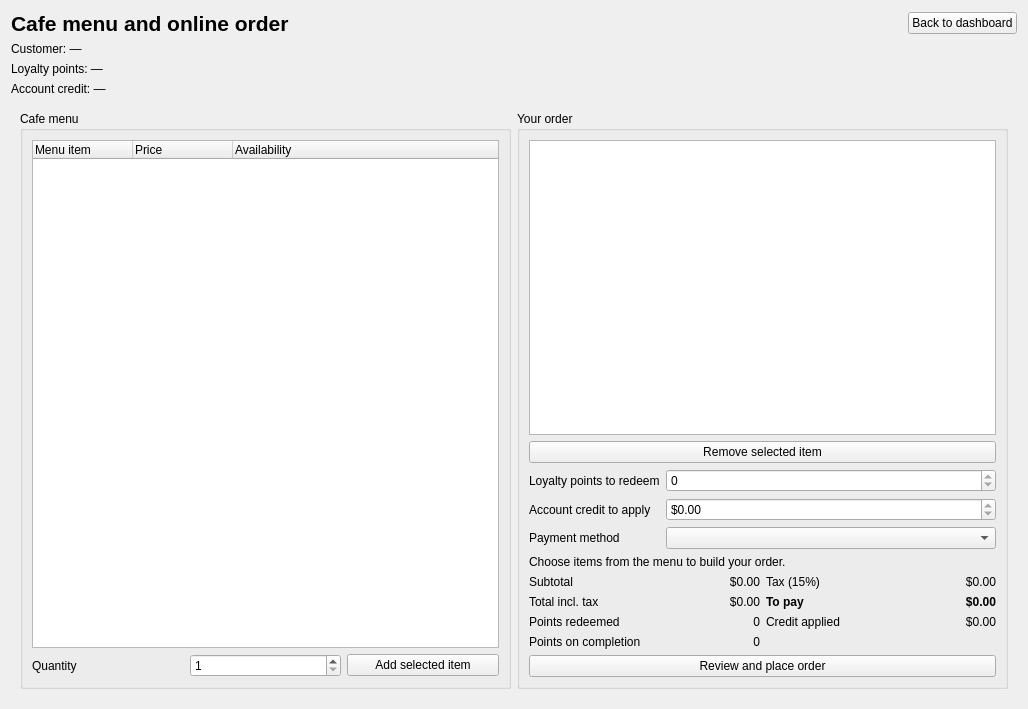
<?xml version='1.0' encoding='UTF-8'?>
<ui version="4.0">
 <class>OrderPage</class>
 <widget class="QWidget" name="OrderPage">
  <property name="geometry">
   <rect>
    <x>0</x>
    <y>0</y>
    <width>1028</width>
    <height>709</height>
   </rect>
  </property>
  <property name="windowTitle">
   <string>Cafe menu and online order</string>
  </property>
  <layout class="QVBoxLayout" name="verticalLayout">
   <item>
    <layout class="QHBoxLayout" name="horizontalLayout">
     <item>
      <widget class="QLabel" name="label">
       <property name="text">
        <string>Cafe menu and online order</string>
       </property>
       <property name="textFormat">
        <enum>Qt::PlainText</enum>
       </property>
       <property name="font">
        <font>
         <pointsize>16</pointsize>
         <weight>75</weight>
         <bold>true</bold>
        </font>
       </property>
      </widget>
     </item>
     <item>
      <spacer name="horizontalSpacer">
       <property name="orientation">
        <enum>Qt::Horizontal</enum>
       </property>
       <property name="sizeHint" stdset="0">
        <size>
         <width>40</width>
         <height>20</height>
        </size>
       </property>
      </spacer>
     </item>
     <item>
      <widget class="QPushButton" name="pushButton">
       <property name="text">
        <string>Back to dashboard</string>
       </property>
      </widget>
     </item>
    </layout>
   </item>
   <item>
    <widget class="QLabel" name="label_20">
     <property name="text">
      <string>Customer: —</string>
     </property>
     <property name="textFormat">
      <enum>Qt::PlainText</enum>
     </property>
     <property name="wordWrap">
      <bool>true</bool>
     </property>
    </widget>
   </item>
   <item>
    <widget class="QLabel" name="label_21">
     <property name="text">
      <string>Loyalty points: —</string>
     </property>
     <property name="textFormat">
      <enum>Qt::PlainText</enum>
     </property>
     <property name="wordWrap">
      <bool>true</bool>
     </property>
    </widget>
   </item>
   <item>
    <widget class="QLabel" name="label_22">
     <property name="text">
      <string>Account credit: —</string>
     </property>
     <property name="textFormat">
      <enum>Qt::PlainText</enum>
     </property>
     <property name="wordWrap">
      <bool>true</bool>
     </property>
    </widget>
   </item>
   <item>
    <widget class="QScrollArea" name="orderScrollArea">
     <property name="frameShape">
      <enum>QFrame::NoFrame</enum>
     </property>
     <property name="widgetResizable">
      <bool>true</bool>
     </property>
     <widget class="QWidget" name="scrollAreaWidgetContents">
      <property name="geometry">
       <rect>
        <x>0</x>
        <y>0</y>
        <width>990</width>
        <height>640</height>
       </rect>
      </property>
      <layout class="QHBoxLayout" name="horizontalLayout_3" stretch="1,1">
       <item>
        <widget class="QGroupBox" name="menuGroup">
         <property name="title">
          <string>Cafe menu</string>
         </property>
         <layout class="QVBoxLayout" name="verticalLayout_2">
          <item>
           <widget class="QTreeWidget" name="treeWidget">
            <property name="minimumSize">
             <size>
              <width>220</width>
              <height>200</height>
             </size>
            </property>
            <property name="alternatingRowColors">
             <bool>true</bool>
            </property>
            <column>
             <property name="text">
              <string>Menu item</string>
             </property>
            </column>
            <column>
             <property name="text">
              <string>Price</string>
             </property>
            </column>
            <column>
             <property name="text">
              <string>Availability</string>
             </property>
            </column>
           </widget>
          </item>
          <item>
           <layout class="QHBoxLayout" name="horizontalLayout_2">
            <item>
             <widget class="QLabel" name="label_19">
              <property name="text">
               <string>Quantity</string>
              </property>
              <property name="textFormat">
               <enum>Qt::PlainText</enum>
              </property>
             </widget>
            </item>
            <item>
             <widget class="QSpinBox" name="spinBox_3">
              <property name="minimum">
               <number>1</number>
              </property>
              <property name="maximum">
               <number>2147483647</number>
              </property>
             </widget>
            </item>
            <item>
             <widget class="QPushButton" name="pushButton_4">
              <property name="text">
               <string>Add selected item</string>
              </property>
             </widget>
            </item>
           </layout>
          </item>
         </layout>
        </widget>
       </item>
       <item>
        <widget class="QGroupBox" name="orderCartGroup">
         <property name="title">
          <string>Your order</string>
         </property>
         <layout class="QVBoxLayout" name="verticalLayout_3">
          <item>
           <widget class="QTableWidget" name="tableWidget_2">
            <property name="minimumSize">
             <size>
              <width>300</width>
              <height>140</height>
             </size>
            </property>
           </widget>
          </item>
          <item>
           <widget class="QPushButton" name="pushButton_2">
            <property name="text">
             <string>Remove selected item</string>
            </property>
           </widget>
          </item>
          <item>
           <layout class="QFormLayout" name="formLayout">
            <item row="0" column="0">
             <widget class="QLabel" name="pointsToRedeemLabel">
              <property name="text">
               <string>Loyalty points to redeem</string>
              </property>
              <property name="textFormat">
               <enum>Qt::PlainText</enum>
              </property>
             </widget>
            </item>
            <item row="0" column="1">
             <widget class="QSpinBox" name="pointsSpin">
              <property name="maximum">
               <number>0</number>
              </property>
             </widget>
            </item>
            <item row="1" column="0">
             <widget class="QLabel" name="creditToApplyLabel">
              <property name="text">
               <string>Account credit to apply</string>
              </property>
              <property name="textFormat">
               <enum>Qt::PlainText</enum>
              </property>
             </widget>
            </item>
            <item row="1" column="1">
             <widget class="QDoubleSpinBox" name="creditSpin">
              <property name="prefix">
               <string>$</string>
              </property>
              <property name="decimals">
               <number>2</number>
              </property>
              <property name="singleStep">
               <double>0.010000000000000</double>
              </property>
              <property name="maximum">
               <double>0.000000000000000</double>
              </property>
             </widget>
            </item>
            <item row="2" column="0">
             <widget class="QLabel" name="paymentMethodLabel">
              <property name="text">
               <string>Payment method</string>
              </property>
              <property name="textFormat">
               <enum>Qt::PlainText</enum>
              </property>
             </widget>
            </item>
            <item row="2" column="1">
             <widget class="QComboBox" name="paymentMethodCombo" />
            </item>
           </layout>
          </item>
          <item>
           <widget class="QLabel" name="label_4">
            <property name="text">
             <string>Choose items from the menu to build your order.</string>
            </property>
            <property name="textFormat">
             <enum>Qt::PlainText</enum>
            </property>
            <property name="wordWrap">
             <bool>true</bool>
            </property>
           </widget>
          </item>
          <item>
           <layout class="QGridLayout" name="formLayout_2">
            <item row="0" column="0">
             <widget class="QLabel" name="subtotalLabel">
              <property name="text">
               <string>Subtotal</string>
              </property>
              <property name="textFormat">
               <enum>Qt::PlainText</enum>
              </property>
             </widget>
            </item>
            <item row="0" column="1">
             <widget class="QLabel" name="subtotalValue">
              <property name="text">
               <string>$0.00</string>
              </property>
              <property name="textFormat">
               <enum>Qt::PlainText</enum>
              </property>
              <property name="alignment">
               <set>Qt::AlignRight|Qt::AlignVCenter</set>
              </property>
             </widget>
            </item>
            <item row="0" column="2">
             <widget class="QLabel" name="taxLabel">
              <property name="text">
               <string>Tax (15%)</string>
              </property>
              <property name="textFormat">
               <enum>Qt::PlainText</enum>
              </property>
             </widget>
            </item>
            <item row="0" column="3">
             <widget class="QLabel" name="taxValue">
              <property name="text">
               <string>$0.00</string>
              </property>
              <property name="textFormat">
               <enum>Qt::PlainText</enum>
              </property>
              <property name="alignment">
               <set>Qt::AlignRight|Qt::AlignVCenter</set>
              </property>
             </widget>
            </item>
            <item row="1" column="0">
             <widget class="QLabel" name="totalLabel">
              <property name="text">
               <string>Total incl. tax</string>
              </property>
              <property name="textFormat">
               <enum>Qt::PlainText</enum>
              </property>
             </widget>
            </item>
            <item row="1" column="1">
             <widget class="QLabel" name="totalValue">
              <property name="text">
               <string>$0.00</string>
              </property>
              <property name="textFormat">
               <enum>Qt::PlainText</enum>
              </property>
              <property name="alignment">
               <set>Qt::AlignRight|Qt::AlignVCenter</set>
              </property>
             </widget>
            </item>
            <item row="2" column="0">
             <widget class="QLabel" name="redeemedPointsLabel">
              <property name="text">
               <string>Points redeemed</string>
              </property>
              <property name="textFormat">
               <enum>Qt::PlainText</enum>
              </property>
             </widget>
            </item>
            <item row="2" column="1">
             <widget class="QLabel" name="pointsUsedValue">
              <property name="text">
               <string>0</string>
              </property>
              <property name="textFormat">
               <enum>Qt::PlainText</enum>
              </property>
              <property name="alignment">
               <set>Qt::AlignRight|Qt::AlignVCenter</set>
              </property>
             </widget>
            </item>
            <item row="2" column="2">
             <widget class="QLabel" name="creditUsedLabel">
              <property name="text">
               <string>Credit applied</string>
              </property>
              <property name="textFormat">
               <enum>Qt::PlainText</enum>
              </property>
             </widget>
            </item>
            <item row="2" column="3">
             <widget class="QLabel" name="creditUsedValue">
              <property name="text">
               <string>$0.00</string>
              </property>
              <property name="textFormat">
               <enum>Qt::PlainText</enum>
              </property>
              <property name="alignment">
               <set>Qt::AlignRight|Qt::AlignVCenter</set>
              </property>
             </widget>
            </item>
            <item row="1" column="2">
             <widget class="QLabel" name="paymentLabel">
              <property name="text">
               <string>To pay</string>
              </property>
              <property name="textFormat">
               <enum>Qt::PlainText</enum>
              </property>
              <property name="font">
               <font>
                <weight>75</weight>
                <bold>true</bold>
               </font>
              </property>
             </widget>
            </item>
            <item row="1" column="3">
             <widget class="QLabel" name="paymentValue">
              <property name="text">
               <string>$0.00</string>
              </property>
              <property name="textFormat">
               <enum>Qt::PlainText</enum>
              </property>
              <property name="alignment">
               <set>Qt::AlignRight|Qt::AlignVCenter</set>
              </property>
              <property name="font">
               <font>
                <weight>75</weight>
                <bold>true</bold>
               </font>
              </property>
             </widget>
            </item>
            <item row="3" column="0">
             <widget class="QLabel" name="pointsEarnedLabel">
              <property name="text">
               <string>Points on completion</string>
              </property>
              <property name="textFormat">
               <enum>Qt::PlainText</enum>
              </property>
             </widget>
            </item>
            <item row="3" column="1">
             <widget class="QLabel" name="pointsEarnedValue">
              <property name="text">
               <string>0</string>
              </property>
              <property name="textFormat">
               <enum>Qt::PlainText</enum>
              </property>
              <property name="alignment">
               <set>Qt::AlignRight|Qt::AlignVCenter</set>
              </property>
             </widget>
            </item>
           </layout>
          </item>
          <item>
           <widget class="QPushButton" name="pushButton_3">
            <property name="text">
             <string>Review and place order</string>
            </property>
           </widget>
          </item>
         </layout>
        </widget>
       </item>
      </layout>
     </widget>
    </widget>
   </item>
  </layout>
 </widget>
 <resources />
 <connections />
</ui>
